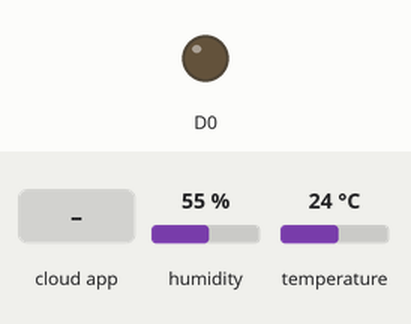
This sketch was run on a simulated ESP8266 (NodeMCU). On the bench: output pins drawn as LEDs (lit = HIGH). Inputs (shaded band) come from the test bench; at power-on: humidity 55 %, temperature 24 °C. WiFi joins after 1.5 s; servers stay silent unless stated; the Firebase database answers and starts empty; what the sketch prints to the serial monitor is not drawn.

Above: at 2.7 s.
2.8 s: the phone or cloud app sets LED_STATUS1 to 1
At 3.8 s:
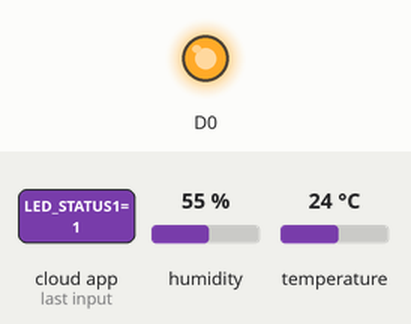
4.4 s: the phone or cloud app sets LED_STATUS1 to 0
At 5.9 s:
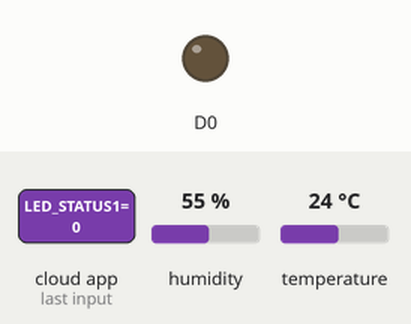
Timing chart, 0 to 7.4 s (numbered marks = the images above; inputs shaded):
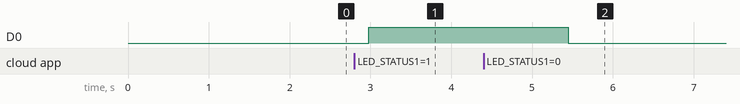

Measured:
- after the input at 2.8 s, D0: LOW → HIGH after 0.18 s
- after the input at 4.4 s, D0: HIGH → LOW after 1.1 s

The sketch:

firebase_nmcu1.ino
```cpp
#include <ESP8266WiFi.h>
#include <FirebaseArduino.h>
#include "DHT.h"

#define FIREBASE_HOST "arduino-led-blink-default-rtdb.asia-southeast1.firebasedatabase.app" // Firebase host
#define FIREBASE_AUTH "YXKhQUW7ccdgIDzlehafnUBxLQz1kIlEt70hFKMc" //Firebase Auth code
#define WIFI_SSID "MohamedZumry" //Enter your wifi Name
#define WIFI_PASSWORD "dlcd8553" // Enter your password
int fireLEDStatus = 0;
// int fireLEDStatus2 = 0;
float fireTemp = 0;
float fireHumid = 0;

DHT dht11(D2, DHT11);

void setup() {
  Serial.begin(9600);
  pinMode(D0, OUTPUT);

  dht11.begin();
  WiFi.begin(WIFI_SSID, WIFI_PASSWORD);
  Serial.print("Connecting");
  while (WiFi.status() != WL_CONNECTED) {
    Serial.print(".");
    delay(500);
  }
  Serial.println();
  Serial.println("Connected.");
  Serial.println(WiFi.localIP());
  Firebase.begin(FIREBASE_HOST, FIREBASE_AUTH);
 // Firebase.set("LED_STATUS", 0);
}

void loop() {
  delay(1000);
  // Reading temperature or humidity takes about 250 milliseconds!
  // Sensor readings may also be up to 2 seconds 'old' (its a very slow sensor)
  float h = dht11.readHumidity();
  // Read temperature as Celsius (the default)
  float t = dht11.readTemperature();

  // Check if any reads failed and exit early (to try again).
  if (isnan(h) || isnan(t)) {
    Serial.println(F("Failed to read from DHT sensor!"));
    return;
  }

  Serial.print(F("Humidity: "));
  Serial.print(h);
  Serial.print(F("%  Temperature: "));
  Serial.print(t);
  Serial.print(F("°C "));
  Firebase.setFloat("Humid", h);
  Firebase.setFloat("Temp", t);

  fireLEDStatus = Firebase.getInt("LED_STATUS1");
  if (fireLEDStatus == 1) {
    Serial.println("Led Turned ON");
    digitalWrite(D0, HIGH);
    delay(1000);
  }
  else if (fireLEDStatus == 0) {
    Serial.println("Led Turned OFF");
    digitalWrite(D0, LOW);
  }
  else {
    Serial.println("Command Error! Please send 0/1");
  }
}
```
